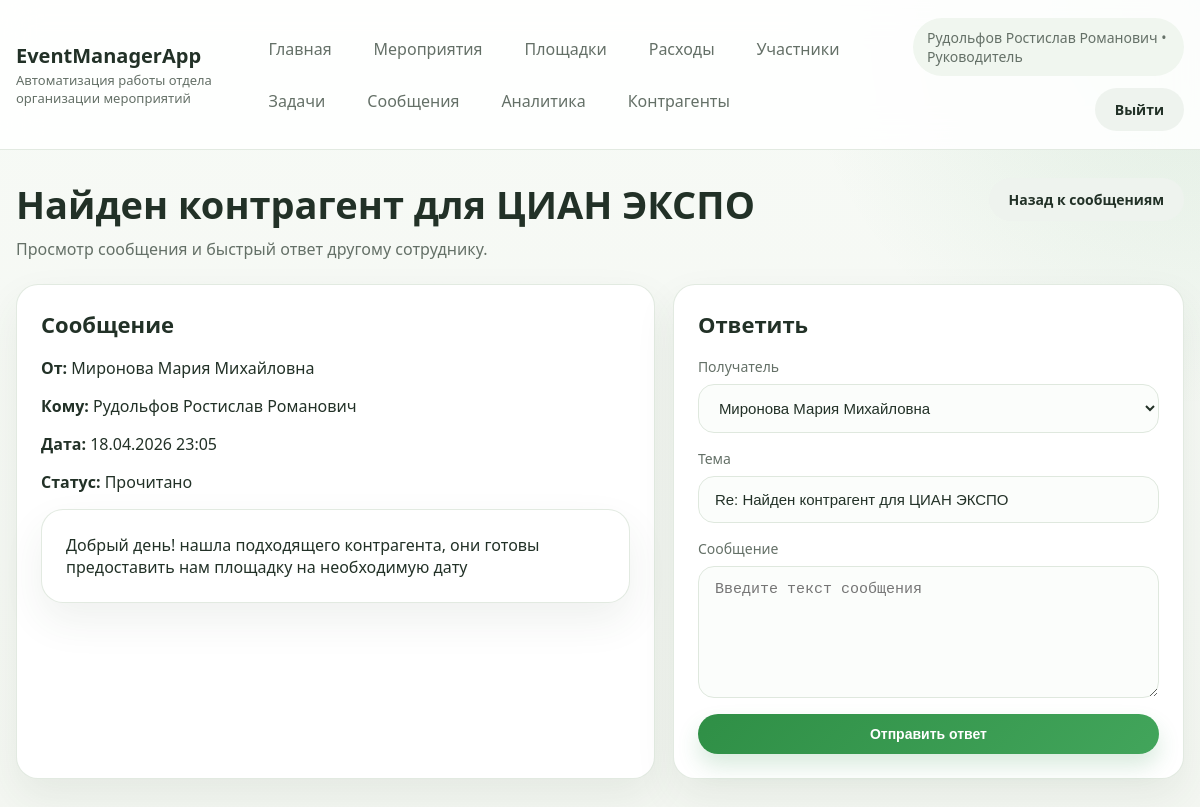
The page /messages/6/ (signed in) on the database its author committed.
### main/models.py (models this page shows, shortened)
class Employee(AbstractBaseUser, PermissionsMixin):
    ROLE_ADMIN = "admin"
    ROLE_MANAGER = "manager"
    ROLE_ASSISTANT = "assistant"
    ROLE_TEAMLEAD = "teamlead"
    ROLE_CHOICES = [
        (ROLE_ADMIN, "Администратор"),
        (ROLE_MANAGER, "Менеджер"),
        (ROLE_ASSISTANT, "Ассистент"),
        (ROLE_TEAMLEAD, "Руководитель"),
    ]
    e_id = models.BigAutoField(primary_key=True)
    login = models.CharField(max_length=50, unique=True, verbose_name="Логин")
    position = models.CharField(max_length=50, choices=ROLE_CHOICES, verbose_name="Роль")
    fullname = models.CharField(max_length=255, verbose_name="ФИО")
    email = models.EmailField(blank=True, null=True, verbose_name="Почта")
    phone = models.CharField(max_length=50, blank=True, null=True, verbose_name="Телефон")
    age = models.IntegerField(blank=True, null=True, verbose_name="Возраст")
    is_active = models.BooleanField(default=True)
    is_staff = models.BooleanField(default=False)
    objects = EmployeeManager()
    USERNAME_FIELD = "login"
    REQUIRED_FIELDS = []
    class Meta:
        db_table = "employee"
        ordering = ["fullname", "login"]
        permissions = [
            ("can_create_task", "Can create task"),
            ("can_generate_report", "Can generate report"),
        ]
    def __str__(self):
        return self.fullname or self.login
    @property
    def role_label(self):
        if self.is_superuser and not self.position:
            return "Администратор"
        return dict(self.ROLE_CHOICES).get(self.position, self.position)
    @property
    def is_admin(self):
        return self.position == self.ROLE_ADMIN or self.is_superuser
    @property
    def can_manage_users(self):
        return self.is_admin

class Message(models.Model):
    msg_id = models.AutoField(primary_key=True)
    sender = models.ForeignKey(
        Employee,
        models.DO_NOTHING,
        db_column="sender_id",
        related_name="sent_messages",
        verbose_name="Отправитель",
    )
    receiver = models.ForeignKey(
        Employee,
        models.DO_NOTHING,
        db_column="receiver_id",
        related_name="received_messages",
        verbose_name="Получатель",
    )
    subject = models.CharField(max_length=255, blank=True, verbose_name="Тема")
    body = models.TextField(verbose_name="Сообщение")
    sent_at = models.DateTimeField(verbose_name="Отправлено")
    is_read = models.BooleanField(default=False, verbose_name="Прочитано")
    class Meta:
        managed = False
        db_table = "message"
        ordering = ["-sent_at", "-msg_id"]

### main/views.py (the view, shortened to what this page needs)
# urls.py: path("messages/<int:pk>/", views.message_detail, name="message_detail"),
@login_required
def message_detail(request, pk):
    message_obj = get_object_or_404(
        Message.objects.select_related("sender", "receiver"),
        pk=pk,
    )
    if request.user.pk not in {message_obj.sender_id, message_obj.receiver_id}:
        return HttpResponseForbidden("Недостаточно прав.")
    if message_obj.receiver_id == request.user.pk and not message_obj.is_read:
        message_obj.is_read = True
        message_obj.save(update_fields=["is_read"])
    reply_form = MessageForm(
        request.POST or None,
        sender=request.user,
        initial={
            "receiver": message_obj.sender_id if message_obj.sender_id != request.user.pk else message_obj.receiver_id,
            "subject": f"Re: {message_obj.subject or 'Без темы'}",
        },
    )
    return render(
        request,
        "main/message_detail.html",
        {
            "message_obj": message_obj,
            "reply_form": reply_form,
        },
    )

### main/forms.py
class MessageForm(forms.ModelForm, StyledFormMixin):
    class Meta:
        model = Message
        fields = ["receiver", "subject", "body"]
        widgets = {
            "receiver": forms.Select(),
            "subject": forms.TextInput(attrs={"placeholder": "Тема сообщения"}),
            "body": forms.Textarea(attrs={"rows": 6, "placeholder": "Введите текст сообщения"}),
        }
    def __init__(self, *args, sender=None, **kwargs):
        super().__init__(*args, **kwargs)
        queryset = Employee.objects.filter(is_active=True)
        if sender is not None:
            queryset = queryset.exclude(pk=sender.pk)
        self.fields["receiver"].queryset = queryset
        self.apply_base_styles()

### main/forms.py (called while the page is built)
    def apply_base_styles(self):
        for field in self.fields.values():
            widget = field.widget
            css_class = "form-control"
            if isinstance(widget, forms.Select):
                css_class = "form-select"
            if isinstance(widget, forms.CheckboxSelectMultiple):
                css_class = "checkbox-list"
            if isinstance(widget, forms.CheckboxInput):
                css_class = "form-check-input"
            existing = widget.attrs.get("class", "")
            widget.attrs["class"] = f"{existing} {css_class}".strip()

### main/templates/main/message_detail.html (shortened to what this page needs)
{% extends 'main/website_headers.html' %}
{% block content %}
    <section class="page-head">
        <div>
            <h1 class="page-title">{{ message_obj.subject|default:"Без темы" }}</h1>
            <p class="page-subtitle">Просмотр сообщения и быстрый ответ другому сотруднику.</p>
        </div>
        <a href="{% url 'messages' %}" class="btn btn-secondary">Назад к сообщениям</a>
    </section>
    <section class="content-grid">
        <article class="card panel">
            <h2 class="panel-title">Сообщение</h2>
            <div class="stack">
                <div><strong>От:</strong> {{ message_obj.sender }}</div>
                <div><strong>Кому:</strong> {{ message_obj.receiver }}</div>
                <div><strong>Дата:</strong> {{ message_obj.sent_at|date:"d.m.Y H:i" }}</div>
                <div><strong>Статус:</strong> {% if message_obj.is_read %}Прочитано{% else %}Не прочитано{% endif %}</div>
                <div class="card panel">{{ message_obj.body|linebreaksbr }}</div>
            </div>
        </article>
        <article class="form-card panel">
            <h2 class="panel-title">Ответить</h2>
            <form method="post" class="stack">
                {% for field in reply_form %}
                    <div class="field">
                        <label for="{{ field.id_for_label }}">{{ field.label }}</label>
                        {{ field }}
                    </div>
                {% endfor %}
                <button type="submit" class="btn btn-primary">Отправить ответ</button>
            </form>
        </article>
    </section>
{% endblock %}

### main/templates/main/website_headers.html (shortened to what this page needs)
{% load static %}
<!DOCTYPE html>
<html lang="ru">
<head>
    <link rel="stylesheet" href="{% static 'main/css/app.css' %}">
</head>
<body>
<div class="site-shell">
    <header class="topbar">
        <div class="topbar-inner">
            <div class="brand">
                <a href="{% url 'main_page' %}" class="brand-title">EventManagerApp</a>
                <div class="brand-subtitle">Автоматизация работы отдела организации мероприятий</div>
            </div>
            {% if request.user.is_authenticated %}
                <nav class="nav-links">
                    <a class="nav-link" href="{% url 'main_page' %}">Главная</a>
                    <a class="nav-link" href="{% url 'events' %}">Мероприятия</a>
                    <a class="nav-link" href="{% url 'places' %}">Площадки</a>
                    <a class="nav-link" href="{% url 'expenses' %}">Расходы</a>
                    <a class="nav-link" href="{% url 'participants' %}">Участники</a>
                    <a class="nav-link" href="{% url 'tasks' %}">Задачи</a>
                    <a class="nav-link" href="{% url 'messages' %}">Сообщения</a>
                    <a class="nav-link" href="{% url 'analytics' %}">Аналитика</a>
                    <a class="nav-link" href="{% url 'contractors' %}">Контрагенты</a>
                </nav>
                <div class="user-panel">
                    <div class="user-chip">{{ request.user.fullname|default:request.user.login }} • {{ request.user.role_label }}</div>
                    <a href="{% url 'logout' %}" class="btn btn-secondary">Выйти</a>
                </div>
            {% endif %}
        </div>
    </header>
    <main class="page-wrap">
        {% block content %}{% endblock %}
    </main>
</div>
</body>
</html>

### main/static/main/css/app.css (style rules this page uses)
:root { --bg: #f4f7f2; --surface: #ffffff; --surface-muted: #f9fbf9; --border: #dfe8de; --text: #223127; --text-muted: #647067; --primary: #2f8f46; --primary-dark: #236a34; --danger: #cc4b4b; --warning: #d89a1d; --shadow: 0 18px 40px rgba(47, 72, 54, 0.08); --radius: 22px; }
* { box-sizing: border-box; }
body { margin: 0; font-family: "Segoe UI", Tahoma, sans-serif; background: radial-gradient(circle at top right, rgba(47, 143, 70, 0.12), transparent 28%), linear-gradient(180deg, #f7faf6 0%, var(--bg) 100%); color: var(--text); }
a { color: inherit; text-decoration: none; }
.site-shell { min-height: 100vh; }
.topbar { position: sticky; top: 0; z-index: 10; background: rgba(255, 255, 255, 0.88); backdrop-filter: blur(18px); border-bottom: 1px solid rgba(223, 232, 222, 0.9); }
.topbar-inner, .page-wrap { width: min(1200px, calc(100% - 32px)); margin: 0 auto; }
.topbar-inner { display: flex; justify-content: space-between; align-items: center; gap: 20px; padding: 18px 0; }
.brand { display: flex; flex-direction: column; gap: 2px; }
.brand-title { font-size: 20px; font-weight: 700; }
.brand-subtitle { font-size: 13px; color: var(--text-muted); }
.nav-links { display: flex; flex-wrap: wrap; gap: 10px; align-items: center; }
.nav-link { padding: 10px 16px; border-radius: 999px; color: var(--text-muted); transition: 0.2s ease; }
.user-panel { display: flex; align-items: center; gap: 12px; flex-wrap: wrap; justify-content: flex-end; }
.user-chip { padding: 10px 14px; border-radius: 999px; background: #f0f6ef; color: var(--text-muted); font-size: 14px; }
.page-wrap { padding: 28px 0 48px; }
.page-head { display: flex; justify-content: space-between; align-items: flex-start; gap: 16px; margin-bottom: 24px; }
.page-title { margin: 0; font-size: clamp(28px, 4vw, 38px); }
.page-subtitle { margin: 8px 0 0; color: var(--text-muted); max-width: 760px; }
.card, .table-card, .form-card, .stats-card { background: var(--surface); border: 1px solid rgba(223, 232, 222, 0.9); border-radius: var(--radius); box-shadow: var(--shadow); }
.content-grid { display: grid; grid-template-columns: 1.25fr 1fr; gap: 18px; }
.panel { padding: 24px; }
.panel-title { margin: 0 0 18px; font-size: 22px; }
.form-control, .form-select, textarea { width: 100%; border: 1px solid var(--border); border-radius: 16px; background: #fbfdfb; padding: 14px 16px; font-size: 15px; color: var(--text); outline: none; transition: border-color 0.2s ease, box-shadow 0.2s ease; }
.field { display: flex; flex-direction: column; gap: 8px; }
.field label { font-size: 14px; color: var(--text-muted); }
.btn { display: inline-flex; align-items: center; justify-content: center; gap: 8px; border: none; border-radius: 999px; padding: 12px 20px; font-size: 14px; font-weight: 600; cursor: pointer; transition: transform 0.2s ease, box-shadow 0.2s ease, background 0.2s ease; }
.btn-primary { color: #fff; background: linear-gradient(135deg, var(--primary), #42a55b); box-shadow: 0 12px 22px rgba(47, 143, 70, 0.18); }
.btn-secondary { background: #eef3ee; color: var(--text); }
.stack { display: grid; gap: 16px; }

### rows shown on the page
Employee: user.fullname "Рудольфов Ростислав Романович", user.role_label "Руководитель"
Message: subject "Найден контрагент для ЦИАН ЭКСПО", sender "Миронова Мария Михайловна", receiver "Рудольфов Ростислав Романович", sent_at "18.04.2026 23:05", body "Добрый день! нашла подходящего контрагента, они готовы предоставить нам площадку на необходимую дату"

### other values the page prints
{{ field.label }} "Получатель" "Тема" "Сообщение"
